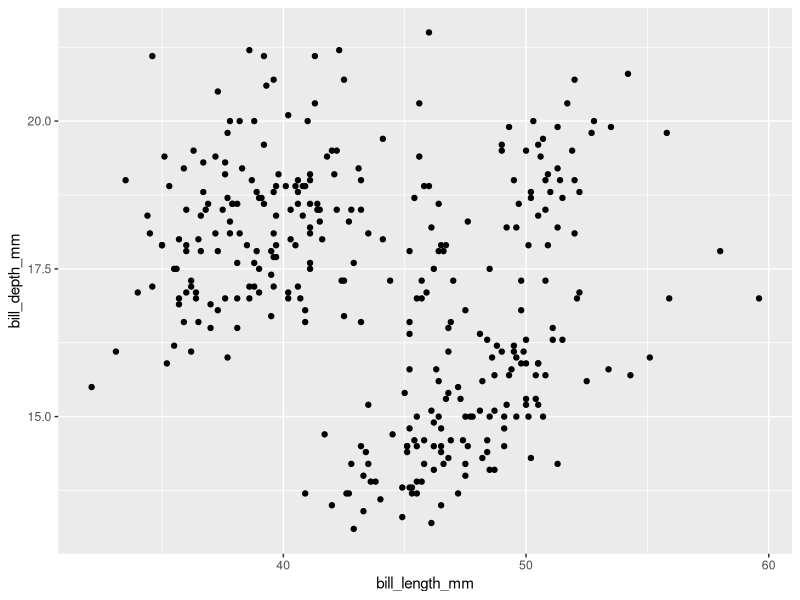
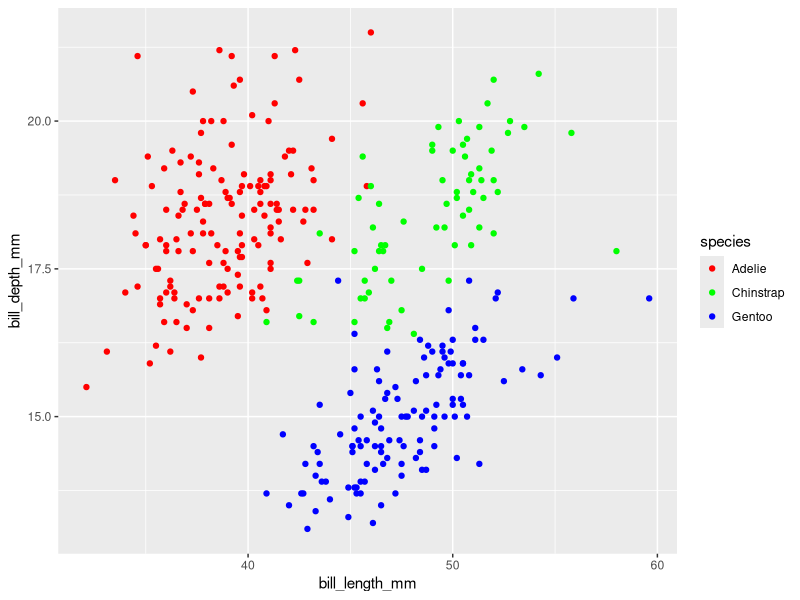
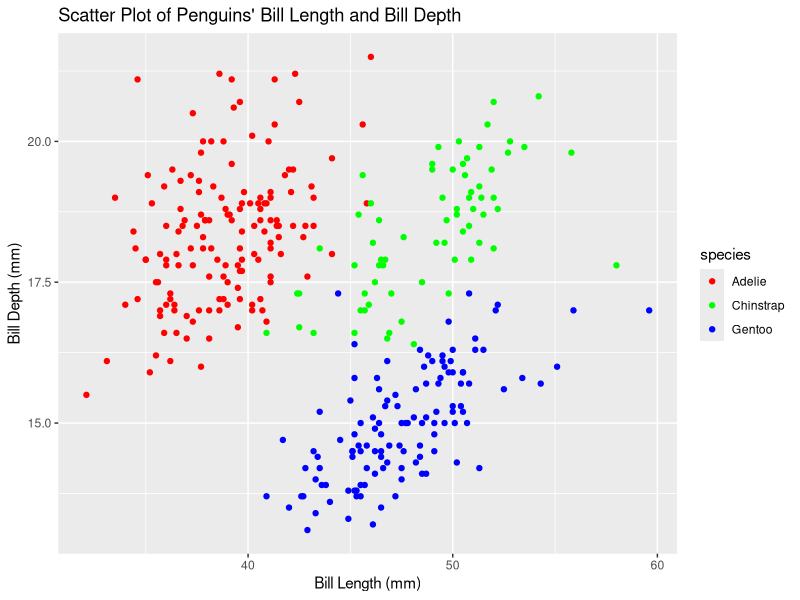
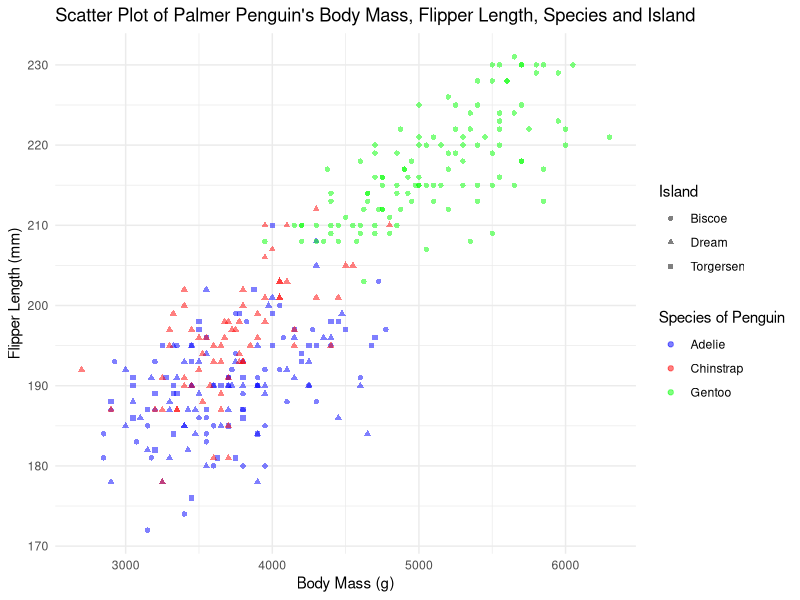

Reproduce these figures in R, in order.
## ---- chunk 1
knitr::opts_chunk$set(echo = TRUE)
# Load required libraries
library(tidyverse)
library(palmerpenguins)
library(ggplot2)
## ---- chunk 2
str(penguins)
## ---- chunk 3
str(penguins_raw)
## ---- chunk 4
print(colnames(palmerpenguins::penguins))
## ---- chunk 5
# Scatter Plot of Penguins' Bill Length (on the X-Axis) and Bill Depth (on the Y-Axis)
ggplot(
  data = na.omit(palmerpenguins::penguins),  
  mapping = aes(x = bill_length_mm, y = bill_depth_mm)) +
  geom_point()
## ---- chunk 6
# Scatter Plot of Penguins' Bill Length (on the X-Axis) and Bill Depth (on the Y-Axis)
ggplot(
  data = na.omit(palmerpenguins::penguins),  
  mapping = aes(x = bill_length_mm, y = bill_depth_mm, color = species)) +
  geom_point() + 
  scale_color_manual(values = c("Adelie" = "red", "Chinstrap" = "green", "Gentoo" = "blue"))
## ---- chunk 7
# Scatter Plot of Penguins' Bill Length (X-Axis), Bill Depth (Y-Axis) and Species (Color)
ggplot(
  data = na.omit(palmerpenguins::penguins),  
  mapping = aes(x = bill_length_mm, y = bill_depth_mm, color = species)) +
  geom_point() + 
  labs(
    title = "Scatter Plot of Penguins' Bill Length and Bill Depth",
    x = "Bill Length (mm)",
    y = "Bill Depth (mm)",
  ) +
  scale_color_manual(values = c("Adelie" = "red", "Chinstrap" = "green", "Gentoo" = "blue"))
## ---- chunk 8
# Scatter Plot of Penguins': Body Mass (X-Axis), Flipper Length (Y-Axis), Species (color), Island (shape)
ggplot(
  data = na.omit(penguins),  
  mapping = aes(x = body_mass_g, y = flipper_length_mm, color = species, shape = island)) +
  geom_point(size = 1.5, alpha = 0.5) +
  labs(
    title = "Scatter Plot of Palmer Penguin's Body Mass, Flipper Length, Species and Island",
    x = "Body Mass (g)",
    y = "Flipper Length (mm)",
    color = "Species of Penguin",
    shape = "Island"
  ) + 
  scale_color_manual(values = c("Adelie" = "blue", "Chinstrap" = "red", "Gentoo" = "green")) + 
  theme_minimal()
